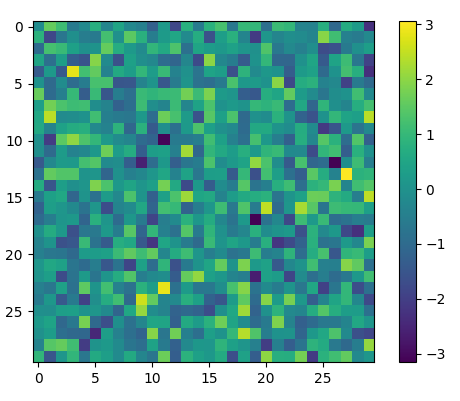

This figure's Python source:
import matplotlib.pyplot as plt
import numpy as np


myHitmap = np.random.randn(30, 30)

plt.imshow(myHitmap)
plt.colorbar()
plt.show()
